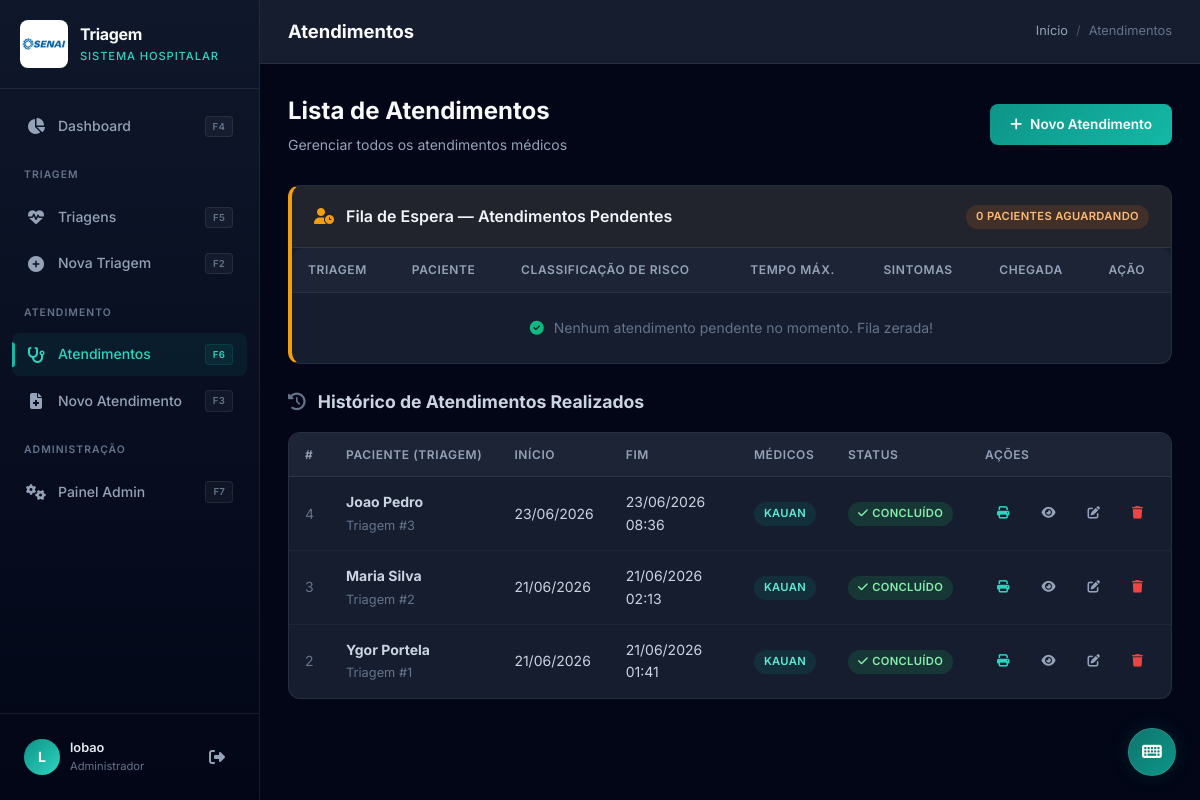
/atendimento/ (signed in), run on the app's committed database.
### triagem/models.py (models this page shows, shortened)
class Atendimento(models.Model):
    data_hora_inicio = models.DateField(auto_now=True)
    data_hora_fim = models.DateTimeField(
        null=True,
        blank=True
    )
    diagnostico = models.TextField()
    prescricao = models.TextField()
    triagem = models.OneToOneField(
        Triagem,
        on_delete=models.CASCADE
    )
    medicos = models.ManyToManyField(
        Medico
    )

class Triagem(models.Model):
    data_triagem = models.DateField(auto_now_add=True)
    peso = models.FloatField()
    altura = models.DecimalField(max_digits=4,
                                decimal_places=2)
    pressao_arterial = models.CharField(max_length=20)
    saturacao = models.IntegerField()
    sintomas = models.TextField()
    alergias = models.TextField(blank=True, default='', verbose_name='Alergias')
    utilizou_drogas = models.BooleanField(default=False, verbose_name='Utilizou álcool ou drogas?')
    doencas_deficiencias = models.TextField(blank=True, default='', verbose_name='Doenças ou Deficiências')
    observacoes = models.TextField(blank=True)
    paciente = models.ForeignKey(
        Paciente,
        on_delete=models.CASCADE
    )
    enfermeiro = models.ForeignKey(Enfermeiro,
                                   on_delete=models.PROTECT)
    classificacao_risco = models.ForeignKey(
        ClassificacaoRisco,
        on_delete=models.PROTECT
    )

### cadastro/models.py (models this page shows, shortened)
class Paciente(models.Model):
    nome = models.CharField(max_length=32)
    sobrenome = models.CharField(max_length=32)
    cpf = models.CharField(max_length=15,
                            unique=True,
                            db_index=True)
    data_nascimento = models.DateField()
    numero_telefone = models.CharField(max_length=15)
    email = models.EmailField()

class Medico(models.Model):
    nome = models.CharField(max_length=32)
    sobrenome = models.CharField(max_length=50)
    cpf = models.CharField(max_length=15,
                           unique=True,
                           db_index=True)
    CRM = models.CharField(max_length=6,
                           unique=True)
    telefone = models.CharField(max_length=15)
    especialidade = models.TextField(max_length=100)
    email = models.EmailField()

### triagem/views.py (the view)
# urls.py: path('atendimento/', views.AtendimentoListView.as_view(), name='atendimento_list'),
class AtendimentoListView(LoginRequiredMixin, ListView):
    model = Atendimento
    template_name = 'triagem/atendimento_list.html'
    context_object_name = 'atendimentos'
    def get_queryset(self):
        return Atendimento.objects.select_related(
            'triagem', 'triagem__paciente'
        ).prefetch_related('medicos').order_by('-data_hora_inicio', '-id')
    def get_context_data(self, **kwargs):
        context = super().get_context_data(**kwargs)
        context['triagens_pendentes'] = Triagem.objects.filter(
            atendimento__isnull=True
        ).select_related(
            'paciente', 'classificacao_risco'
        ).order_by('classificacao_risco__tempo_max_atendimento', 'data_triagem', 'id')
        return context

### triagem/templates/triagem/atendimento_list.html (shortened to what this page needs)
{% extends 'base.html' %}
{% block topbar_title %}Atendimentos{% endblock %}
{% block breadcrumb %}
<a href="{% url 'dashboard' %}">Início</a>
<span class="separator">/</span>
<span>Atendimentos</span>
{% endblock %}
{% block content %}
<div class="page-header">
  <div>
    <h1>Lista de Atendimentos</h1>
    <p>Gerenciar todos os atendimentos médicos</p>
  </div>
  <a href="{% url 'atendimento_create' %}" class="btn btn-primary" id="btn-novo-atendimento">
    <i class="fas fa-plus"></i> Novo Atendimento
  </a>
</div>
<div class="card mb-3" style="border-left: 4px solid var(--warning);">
  <div class="card-header" style="background: rgba(245,158,11,0.05);">
    <h3><i class="fas fa-user-clock" style="margin-right: 8px; color: var(--warning);"></i> Fila de Espera — Atendimentos Pendentes</h3>
    <span class="badge badge-orange">{{ triagens_pendentes|length }} paciente{% if triagens_pendentes|length != 1 %}s{% endif %} aguardando</span>
  </div>
  <div class="card-body" style="padding: 0;">
    <div class="table-container">
      <table>
        <thead>
          <tr>
            <th>Triagem</th>
            <th>Paciente</th>
            <th>Classificação de Risco</th>
            <th>Tempo Máx.</th>
            <th>Sintomas</th>
            <th>Chegada</th>
            <th>Ação</th>
          </tr>
        </thead>
        <tbody>
          {% for t in triagens_pendentes %}
          <tr>
            <td class="text-muted">#{{ t.id }}</td>
            <td>
              <strong>{{ t.paciente.nome }} {{ t.paciente.sobrenome }}</strong>
              <br><span class="text-muted text-sm">CPF: {{ t.paciente.cpf }}</span>
            </td>
            <td>
              <span class="badge badge-{% if t.classificacao_risco.cor|lower == 'vermelho' or t.classificacao_risco.cor|lower == 'vermelha' %}red{% elif t.classificacao_risco.cor|lower == 'laranja' %}orange{% elif t.classificacao_risco.cor|lower == 'amarelo' or t.classificacao_risco.cor|lower == 'amarela' %}yellow{% elif t.classificacao_risco.cor|lower == 'verde' %}green{% elif t.classificacao_risco.cor|lower == 'azul' %}blue{% else %}teal{% endif %}">
                <i class="fas fa-circle" style="font-size: 0.5rem;"></i> {{ t.classificacao_risco.cor }}
              </span>
            </td>
            <td><strong>{{ t.classificacao_risco.tempo_max_atendimento }} min</strong></td>
            <td>{{ t.sintomas|truncatechars:45 }}</td>
            <td>{{ t.data_triagem|date:"d/m/Y" }}</td>
            <td>
              <a href="{% url 'atendimento_create' %}?triagem={{ t.id }}" class="btn btn-primary btn-sm" style="background: linear-gradient(135deg, #0d9488, #0f766e);">
                <i class="fas fa-stethoscope"></i> Iniciar Atendimento
              </a>
            </td>
          </tr>
          {% empty %}
          <tr>
            <td colspan="7" class="text-center text-muted" style="padding: 24px;">
              <i class="fas fa-check-circle" style="color: var(--success); margin-right: 6px;"></i> Nenhum atendimento pendente no momento. Fila zerada!
            </td>
          </tr>
          {% endfor %}
        </tbody>
      </table>
    </div>
  </div>
</div>
<h3 class="mb-2 mt-3" style="font-size: 1.1rem; color: var(--slate-300);"><i class="fas fa-history" style="margin-right: 8px; color: var(--slate-500);"></i> Histórico de Atendimentos Realizados</h3>
<div class="card">
  <div class="card-body" style="padding: 0;">
    <div class="table-container">
      <table id="table-atendimentos">
        <thead>
          <tr>
            <th>#</th>
            <th>Paciente (Triagem)</th>
            <th>Início</th>
            <th>Fim</th>
            <th>Médicos</th>
            <th>Status</th>
            <th>Ações</th>
          </tr>
        </thead>
        <tbody>
          {% for atendimento in atendimentos %}
          <tr>
            <td class="text-muted">{{ atendimento.id }}</td>
            <td>
              <strong>{{ atendimento.triagem.paciente.nome }} {{ atendimento.triagem.paciente.sobrenome }}</strong>
              <br><span class="text-muted text-sm">Triagem #{{ atendimento.triagem.id }}</span>
            </td>
            <td>{{ atendimento.data_hora_inicio|date:"d/m/Y" }}</td>
            <td>{{ atendimento.data_hora_fim|date:"d/m/Y H:i"|default:"—" }}</td>
            <td>
              {% for medico in atendimento.medicos.all %}
                <span class="badge badge-teal">{{ medico.nome }}</span>
              {% empty %}
                <span class="text-muted">—</span>
              {% endfor %}
            </td>
            <td>
              {% if atendimento.data_hora_fim %}
                <span class="badge badge-green"><i class="fas fa-check"></i> Concluído</span>
              {% else %}
                <span class="badge badge-yellow"><i class="fas fa-clock"></i> Em andamento</span>
              {% endif %}
            </td>
            <td>
              <div class="flex gap-2">
                <a href="{% url 'atendimento_print' atendimento.pk %}" target="_blank" class="btn btn-ghost btn-sm" title="Imprimir Receita" style="color: var(--primary-400);">
                  <i class="fas fa-print"></i>
                </a>
                <a href="{% url 'atendimento_detail' atendimento.pk %}" class="btn btn-ghost btn-sm" title="Ver">
                  <i class="fas fa-eye"></i>
                </a>
                <a href="{% url 'atendimento_update' atendimento.pk %}" class="btn btn-ghost btn-sm" title="Editar">
                  <i class="fas fa-edit"></i>
                </a>
                <a href="{% url 'atendimento_delete' atendimento.pk %}" class="btn btn-ghost btn-sm" title="Excluir" style="color: var(--danger);">
                  <i class="fas fa-trash"></i>
                </a>
              </div>
            </td>
          </tr>
          {% endfor %}
        </tbody>
      </table>
    </div>
  </div>
</div>
{% endblock %}

### templates/base.html (shortened to what this page needs)
{% load static %}
<!DOCTYPE html>
<html lang="pt-br">
<head>
  <link rel="stylesheet" href="{% static 'css/base.css' %}">
  <link rel="stylesheet" href="https://cdnjs.cloudflare.com/ajax/libs/font-awesome/6.5.1/css/all.min.css">
</head>
<body>
  <div class="app">
    <aside class="sidebar" id="sidebar">
      <div class="sidebar-header">
        <img src="{% static 'img/senai_logo.png' %}" alt="SENAI" class="sidebar-logo">
        <div class="sidebar-brand">
          <h2>Triagem</h2>
          <span>Sistema Hospitalar</span>
        </div>
      </div>
      <nav class="sidebar-nav">
        <a href="{% url 'dashboard' %}" class="nav-link" id="nav-dashboard">
          <i class="fas fa-chart-pie"></i>
          <span>Dashboard</span>
          <kbd class="nav-kbd">F4</kbd>
        </a>
        <div class="nav-section">Triagem</div>
        <a href="{% url 'triagem_list' %}" class="nav-link" id="nav-triagem">
          <i class="fas fa-heartbeat"></i>
          <span>Triagens</span>
          <kbd class="nav-kbd">F5</kbd>
        </a>
        <a href="{% url 'triagem_create' %}" class="nav-link" id="nav-new-triagem">
          <i class="fas fa-plus-circle"></i>
          <span>Nova Triagem</span>
          <kbd class="nav-kbd">F2</kbd>
        </a>
        <div class="nav-section">Atendimento</div>
        <a href="{% url 'atendimento_list' %}" class="nav-link" id="nav-atendimento">
          <i class="fas fa-stethoscope"></i>
          <span>Atendimentos</span>
          <kbd class="nav-kbd">F6</kbd>
        </a>
        <a href="{% url 'atendimento_create' %}" class="nav-link" id="nav-new-atendimento">
          <i class="fas fa-file-medical"></i>
          <span>Novo Atendimento</span>
          <kbd class="nav-kbd">F3</kbd>
        </a>
        <div class="nav-section">Administração</div>
        <a href="{% url 'painel_home' %}" class="nav-link" id="nav-admin">
          <i class="fas fa-cogs"></i>
          <span>Painel Admin</span>
          <kbd class="nav-kbd">F7</kbd>
        </a>
      </nav>
      <div class="sidebar-footer">
        <div class="sidebar-user">
          <div class="user-avatar">
            {{ user.username|make_list|first|upper }}
          </div>
          <div class="user-info">
            <div class="name">{{ user.username }}</div>
            <div class="role">{% if user.is_superuser %}Administrador{% else %}Usuário{% endif %}</div>
          </div>
          <a href="{% url 'logout' %}" class="btn-icon" title="Sair" id="btn-logout">
            <i class="fas fa-sign-out-alt"></i>
          </a>
        </div>
      </div>
    </aside>
    <main class="main-content">
      <header class="topbar">
        <div class="topbar-left">
          <h2 class="topbar-title">{% block topbar_title %}Dashboard{% endblock %}</h2>
        </div>
        <div class="topbar-right">
          <div class="breadcrumb">
            {% block breadcrumb %}{% endblock %}
          </div>
        </div>
      </header>
      <div class="page-content fade-in">
        {% block content %}{% endblock %}
      </div>
    </main>
  </div>
</body>
</html>

### data on the page
Atendimento: id "4", triagem.paciente.nome "Joao", triagem.paciente.sobrenome "Pedro", triagem.id "3", data_hora_inicio "23/06/2026", data_hora_fim "23/06/2026 08:36", shows "CONCLUÍDO"
Medico: nome "KAUAN"
Atendimento: id "3", triagem.paciente.nome "Maria", triagem.paciente.sobrenome "Silva", triagem.id "2", data_hora_inicio "21/06/2026", data_hora_fim "21/06/2026 02:13", shows "CONCLUÍDO"
Atendimento: id "2", triagem.paciente.nome "Ygor", triagem.paciente.sobrenome "Portela", triagem.id "1", data_hora_inicio "21/06/2026", data_hora_fim "21/06/2026 01:41", shows "CONCLUÍDO"

### other printed values
{{ user.username|make_list|first|upper }} "L"
{{ user.username }} "lobao"
{{ triagens_pendentes|length }} "0"
